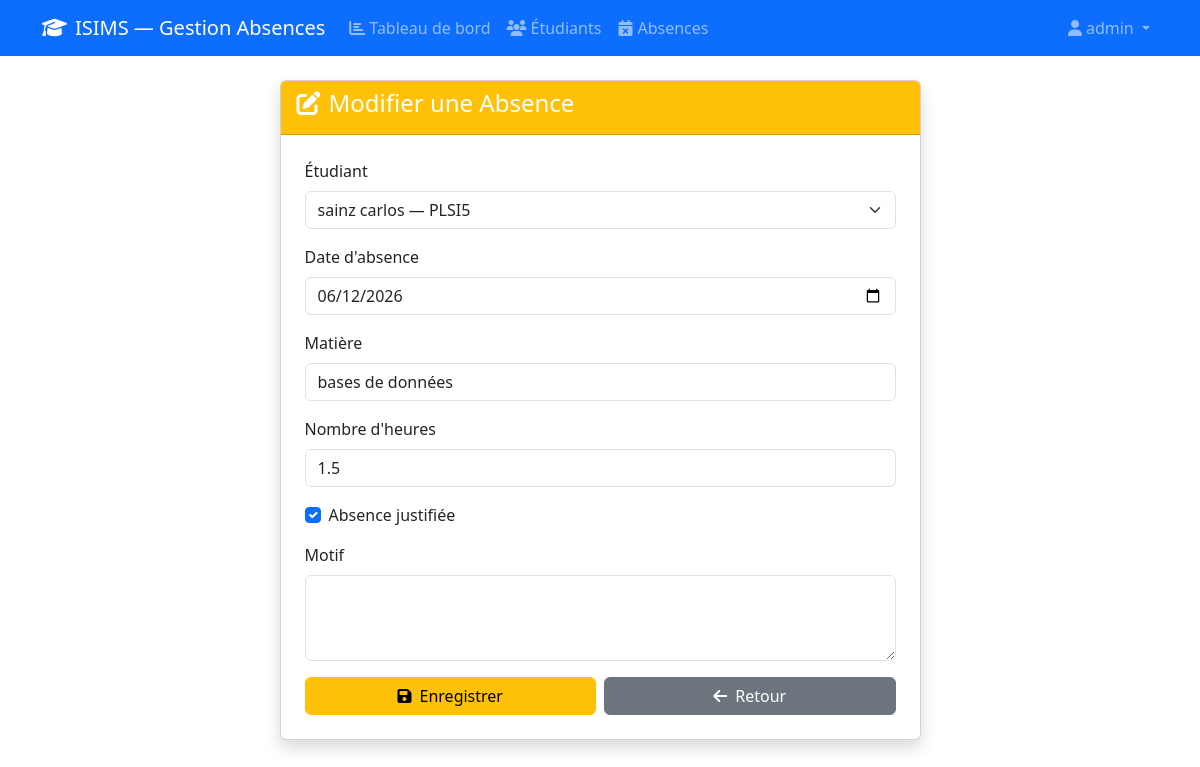
The app's page /absences/modifier/2 (signed in) with its own data.
### models.py (models this page shows, shortened)
class User(UserMixin, db.Model):
    __tablename__ = 'users'
    id = db.Column(db.Integer, primary_key=True)
    nom = db.Column(db.String(150), nullable=False)
    email = db.Column(db.String(100), unique=True, nullable=False)
    password_hash = db.Column(db.String(200), nullable=False)
    role = db.Column(db.String(20), default='enseignant')

class Absence(db.Model):
    etudiant = db.relationship('Etudiant', backref='absences')
    __tablename__ = 'absences'
    id = db.Column(db.Integer, primary_key=True)
    etudiant_id = db.Column(db.Integer, db.ForeignKey('etudiants.id'), nullable=False)
    date_absence = db.Column(db.Date, nullable=False)
    matiere = db.Column(db.String(50), nullable=False)
    nb_heures = db.Column(db.Float, default=1.5)
    justifiee = db.Column(db.Boolean, default=False)
    motif = db.Column(db.Text)

class Etudiant(db.Model):
    __tablename__ = 'etudiants'
    id = db.Column(db.Integer, primary_key=True)
    nom = db.Column(db.String(50), nullable=False)
    prenom = db.Column(db.String(50), nullable=False)
    classe = db.Column(db.String(50), nullable=False)
    num_etudiant = db.Column(db.String(20), unique=True, nullable=False)

### routes/absences.py (the view, shortened to what this page needs)
@bp.route('/absences/modifier/<int:id>', methods=['GET', 'POST'])
@login_required
def modifier(id):
    absence = Absence.query.get_or_404(id)
    etudiants = Etudiant.query.all() if current_user.role != 'enseignant' else None
    return render_template('absences/modifier.html', absence=absence, etudiants=etudiants)

### app.py (called while the page is built)
@login_manager.user_loader
def load_user(user_id):
    return User.query.get(int(user_id))

### templates/absences/modifier.html
{% extends 'base.html' %}
{% block content %}
<div class="row justify-content-center">
    <div class="col-md-7">
        <div class="card shadow">
            <div class="card-header bg-warning text-white">
                <h4><i class="fas fa-edit me-2"></i>Modifier une Absence</h4>
            </div>
            <div class="card-body p-4">
                <form method="POST">
                    {% if current_user.role == 'enseignant' %}
                    <div class="mb-3">
                        <label class="form-label">Numéro étudiant</label>
                        <input type="text" name="num_etudiant" class="form-control" value="{{ absence.etudiant.num_etudiant }}" required>
                    </div>
                    {% else %}
                    <div class="mb-3">
                        <label class="form-label">Étudiant</label>
                        <select name="etudiant_id" class="form-select" required>
                            {% for etudiant in etudiants %}
                                <option value="{{ etudiant.id }}" {% if etudiant.id == absence.etudiant_id %}selected{% endif %}>
                                    {{ etudiant.nom }} {{ etudiant.prenom }} — {{ etudiant.classe }}
                                </option>
                            {% endfor %}
                        </select>
                    </div>
                    {% endif %}
                    <div class="mb-3">
                        <label class="form-label">Date d'absence</label>
                        <input type="date" name="date_absence" class="form-control" value="{{ absence.date_absence }}" required>
                    </div>
                    <div class="mb-3">
                        <label class="form-label">Matière</label>
                        <input type="text" name="matiere" class="form-control" value="{{ absence.matiere }}" required>
                    </div>
                    <div class="mb-3">
                        <label class="form-label">Nombre d'heures</label>
                        <input type="number" name="nb_heures" class="form-control" step="0.5" value="{{ absence.nb_heures }}" required>
                    </div>
                    <div class="mb-3 form-check">
                        <input type="checkbox" name="justifiee" class="form-check-input" id="justifiee" {% if absence.justifiee %}checked{% endif %}>
                        <label class="form-check-label" for="justifiee">Absence justifiée</label>
                    </div>
                    <div class="mb-3">
                        <label class="form-label">Motif</label>
                        <textarea name="motif" class="form-control" rows="3">{{ absence.motif }}</textarea>
                    </div>
                    <div class="d-flex gap-2">
                        <button type="submit" class="btn btn-warning w-100">
                            <i class="fas fa-save me-2"></i>Enregistrer
                        </button>
                        <a href="{{ url_for('etudiants.liste') }}" class="btn btn-secondary w-100">
                            <i class="fas fa-arrow-left me-2"></i>Retour
                        </a>
                    </div>
                </form>
            </div>
        </div>
    </div>
</div>
{% endblock %}

### templates/base.html (shortened to what this page needs)
<!DOCTYPE html>
<html lang="fr">
<head>
    <link href="https://cdn.jsdelivr.net/npm/bootstrap@5.3.0/dist/css/bootstrap.min.css" rel="stylesheet">
    <link href="https://cdnjs.cloudflare.com/ajax/libs/font-awesome/6.4.0/css/all.min.css" rel="stylesheet">
    <link rel="stylesheet" href="{{ url_for('static', filename='css/style.css') }}">
</head>
<body>
<nav class="navbar navbar-expand-lg navbar-dark bg-primary">
    <div class="container">
        <a class="navbar-brand" href="{{ url_for('dashboard.index') }}">
            <i class="fas fa-graduation-cap me-2"></i>ISIMS — Gestion Absences
        </a>
        <div class="collapse navbar-collapse" id="navbarNav">
            <ul class="navbar-nav me-auto">
                {% if current_user.is_authenticated %}
                    <li class="nav-item">
                        <a class="nav-link" href="{{ url_for('dashboard.index') }}">
                            <i class="fas fa-chart-bar me-1"></i>Tableau de bord
                        </a>
                    </li>
                    {% if current_user.role in ['admin', 'administration'] %}
                    <li class="nav-item">
                        <a class="nav-link" href="{{ url_for('etudiants.liste') }}">
                            <i class="fas fa-users me-1"></i>Étudiants
                        </a>
                    </li>
                    {% endif %}
                    <li class="nav-item">
                        <a class="nav-link" href="{{ url_for('absences.ajouter') }}">
                            <i class="fas fa-calendar-times me-1"></i>Absences
                        </a>
                    </li>
                {% endif %}
            </ul>
            <ul class="navbar-nav">
                {% if current_user.is_authenticated %}
                    <li class="nav-item dropdown">
                        <a class="nav-link dropdown-toggle" href="#" data-bs-toggle="dropdown">
                            <i class="fas fa-user me-1"></i>{{ current_user.nom }}
                        </a>
                    </li>
                {% else %}
                    <li class="nav-item">
                        <a class="nav-link" href="{{ url_for('auth.login') }}">Connexion</a>
                    </li>
                {% endif %}
            </ul>
        </div>
    </div>
</nav>
<div class="container mt-4">
    {% block content %}{% endblock %}
</div>
</body>
</html>

### records on screen
User: nom "admin"
Absence: etudiant_id "sainz carlos — PLSI5", date_absence "06/12/2026", matiere "bases de données", nb_heures "1.5", justifiee "☑"
